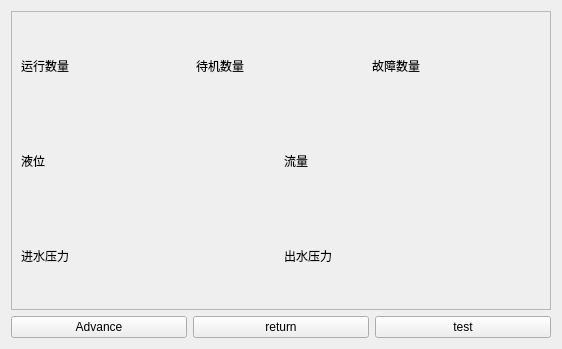
<?xml version="1.0" encoding="UTF-8"?>
<ui version="4.0">
 <class>WaterLever</class>
 <widget class="QWidget" name="WaterLever">
  <property name="geometry">
   <rect>
    <x>0</x>
    <y>0</y>
    <width>562</width>
    <height>349</height>
   </rect>
  </property>
  <property name="windowTitle">
   <string>Form</string>
  </property>
  <layout class="QVBoxLayout" name="verticalLayout" stretch="6,1">
   <item>
    <widget class="QFrame" name="frame">
     <property name="frameShape">
      <enum>QFrame::StyledPanel</enum>
     </property>
     <property name="frameShadow">
      <enum>QFrame::Raised</enum>
     </property>
     <layout class="QVBoxLayout" name="verticalLayout_2">
      <item>
       <layout class="QHBoxLayout" name="horizontalLayout_3">
        <item>
         <widget class="QLabel" name="label">
          <property name="text">
           <string>运行数量</string>
          </property>
         </widget>
        </item>
        <item>
         <widget class="QLabel" name="label_2">
          <property name="text">
           <string>待机数量</string>
          </property>
         </widget>
        </item>
        <item>
         <widget class="QLabel" name="label_3">
          <property name="text">
           <string>故障数量</string>
          </property>
         </widget>
        </item>
       </layout>
      </item>
      <item>
       <layout class="QHBoxLayout" name="horizontalLayout">
        <item>
         <widget class="QLabel" name="label_4">
          <property name="text">
           <string>液位</string>
          </property>
         </widget>
        </item>
        <item>
         <widget class="QLabel" name="label_5">
          <property name="text">
           <string>流量</string>
          </property>
         </widget>
        </item>
       </layout>
      </item>
      <item>
       <layout class="QHBoxLayout" name="horizontalLayout_2">
        <item>
         <widget class="QLabel" name="label_6">
          <property name="text">
           <string>进水压力</string>
          </property>
         </widget>
        </item>
        <item>
         <widget class="QLabel" name="label_7">
          <property name="text">
           <string>出水压力</string>
          </property>
         </widget>
        </item>
       </layout>
      </item>
     </layout>
    </widget>
   </item>
   <item>
    <layout class="QHBoxLayout" name="horizontalLayout_4">
     <item>
      <widget class="QPushButton" name="waterLCloseButton">
       <property name="text">
        <string>Advance</string>
       </property>
      </widget>
     </item>
     <item>
      <widget class="QPushButton" name="waterLReturnButton">
       <property name="text">
        <string>return</string>
       </property>
      </widget>
     </item>
     <item>
      <widget class="QPushButton" name="waterLTestButton">
       <property name="text">
        <string>test</string>
       </property>
      </widget>
     </item>
    </layout>
   </item>
  </layout>
 </widget>
 <resources/>
 <connections/>
</ui>
